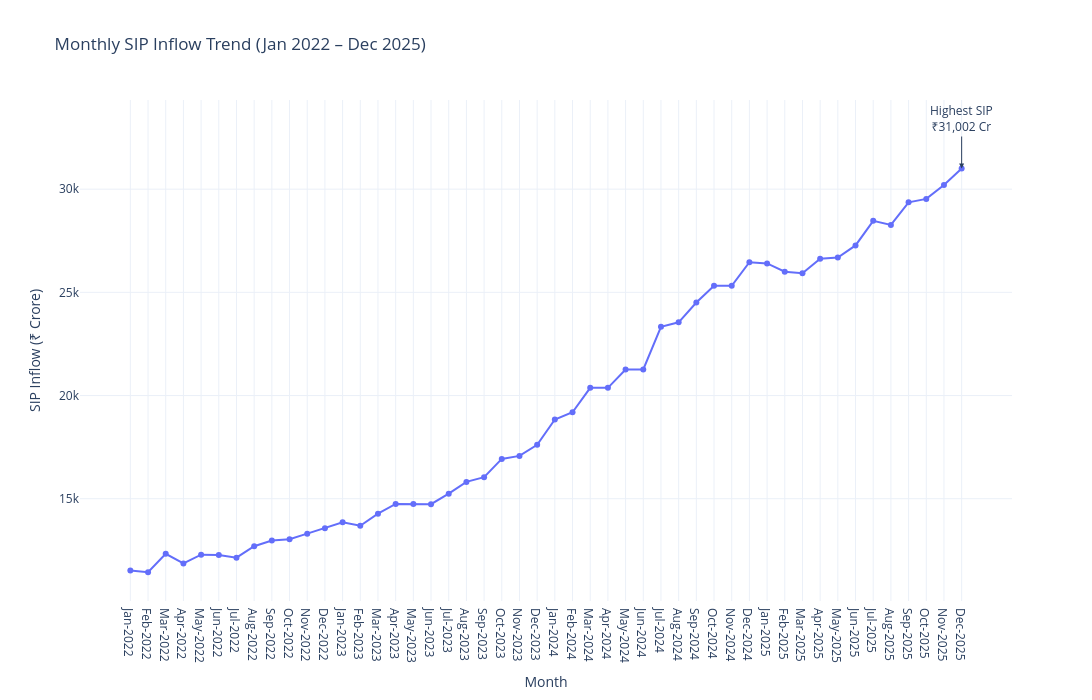

Notebook source saved alongside this figure:
### Markdown cell above
# 3. Monthly SIP Inflow Trend (2022–2025)

This visualization presents the monthly Systematic Investment Plan (SIP) inflows from January 2022 to December 2025. It highlights the consistent growth in retail participation and marks the record-high SIP inflow achieved in December 2025.

### Code cell
# ==========================================================
# Chart 3 : Monthly SIP Inflow Trend (2022–2025)
# ==========================================================

# Convert month to datetime
sip_plot = sip.copy()

sip_plot["month"] = pd.to_datetime(sip_plot["month"])

# Create a display label
sip_plot["month_label"] = sip_plot["month"].dt.strftime("%b-%Y")

# Find highest SIP
max_row = sip_plot.loc[sip_plot["sip_inflow_crore"].idxmax()]

# Create Plotly line chart
fig = px.line(
    sip_plot,
    x="month_label",
    y="sip_inflow_crore",
    markers=True,
    title="Monthly SIP Inflow Trend (Jan 2022 – Dec 2025)"
)

# Highlight highest SIP
fig.add_annotation(
    x=max_row["month_label"],
    y=max_row["sip_inflow_crore"],
    text=f"Highest SIP<br>₹{max_row['sip_inflow_crore']:,} Cr",
    showarrow=True,
    arrowhead=2,
    ax=0,
    ay=-50
)

fig.update_layout(
    template="plotly_white",
    width=1400,
    height=700,
    xaxis_title="Month",
    yaxis_title="SIP Inflow (₹ Crore)"
)

fig.show()

### Figure 1 — Plotly figure (JSON) as saved in the notebook; plotly's stock layout.template omitted (floating-point values rounded to 4 significant figures)
{"data": [{"hovertemplate": "month_label=%{x}<br>sip_inflow_crore=%{y}<extra></extra>", "legendgroup": "", "line": {"color": "#636efa", "dash": "solid"}, "marker": {"symbol": "circle"}, "mode": "lines+markers", "name": "", "orientation": "v", "showlegend": false, "type": "scatter", "x": ["Jan-2022", "Feb-2022", "Mar-2022", "Apr-2022", "May-2022", "Jun-2022", "Jul-2022", "Aug-2022", "Sep-2022", "Oct-2022", "Nov-2022", "Dec-2022", "Jan-2023", "Feb-2023", "Mar-2023", "Apr-2023", "May-2023", "Jun-2023", "Jul-2023", "Aug-2023", "Sep-2023", "Oct-2023", "Nov-2023", "Dec-2023", "Jan-2024", "Feb-2024", "Mar-2024", "Apr-2024", "May-2024", "Jun-2024", "Jul-2024", "Aug-2024", "Sep-2024", "Oct-2024", "Nov-2024", "Dec-2024", "Jan-2025", "Feb-2025", "Mar-2025", "Apr-2025", "May-2025", "Jun-2025", "Jul-2025", "Aug-2025", "Sep-2025", "Oct-2025", "Nov-2025", "Dec-2025"], "xaxis": "x", "y": [11517, 11438, 12328, 11863, 12286, 12276, 12140, 12694, 12976, 13040, 13306, 13573, 13856, 13687, 14276, 14749, 14749, 14734, 15245, 15814, 16042, 16928, 17073, 17610, 18838, 19187, 20371, 20371, 21262, 21262, 23332, 23547, 24509, 25323, 25320, 26459, 26400, 25999, 25926, 26632, 26688, 27274, 28464, 28265, 29361, 29529, 30200, 31002], "yaxis": "y"}], "layout": {"annotations": [{"arrowhead": 2, "ax": 0, "ay": -50, "showarrow": true, "text": "Highest SIP<br>₹31,002 Cr", "x": "Dec-2025", "y": 31002}], "height": 700, "legend": {"tracegroupgap": 0}, "title": {"text": "Monthly SIP Inflow Trend (Jan 2022 – Dec 2025)"}, "width": 1400, "xaxis": {"anchor": "y", "domain": [0, 1], "title": {"text": "Month"}}, "yaxis": {"anchor": "x", "domain": [0, 1], "title": {"text": "SIP Inflow (₹ Crore)"}}}}
